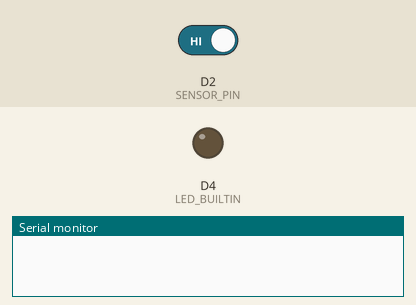
Simulated run of this sketch. Board: ESP8266 (NodeMCU). Shown: output pins drawn as LEDs (lit = HIGH, except the on-board LED, lit = LOW), the last lines printed to the serial monitor. The inputs (shaded band) are chosen by the test bench; at power-on: D2 (SENSOR_PIN) HIGH.

Above: at 1.2 s.
1.3 s: D2 (SENSOR_PIN) driven LOW
At 2.5 s:
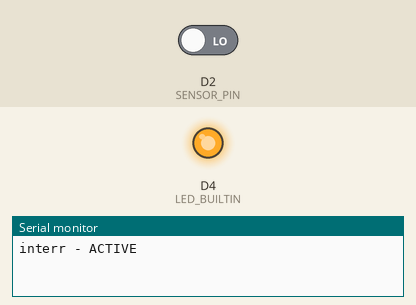
2.8 s: D2 (SENSOR_PIN) driven HIGH
At 3.9 s:
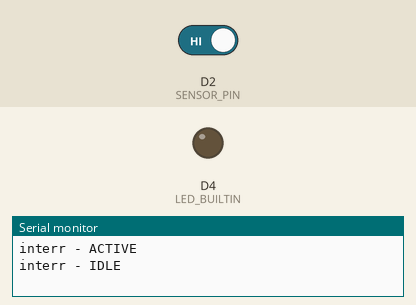
Timing chart, 0 to 5.8 s (numbered marks = the images above; inputs shaded):
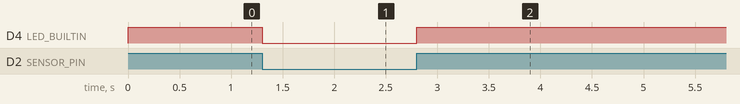

The sketch:

ESP8266-RCWL0516.ino
```cpp
/* ************************************************************************ */
/*
    Detects the state of an input and announces new states in the console
    window.

    This code could be used with any of the GPIO pins as long as their
    configured as inputs.

    There are two methods of state-change detection in this sketch :

        * Polled - The input pin is read in the loop() function and if the
          current input state doesn't match the last changed state then
          announce the change and save the state.

        * Interrupt - There are two methods used here for invoking an
          input interrupt when the input state changes :

            * Interrupt on Change
            * Interrupt on a Level, toggle between levels on subsequent
              level changes.
*/
// change as necessary
#define SERIAL_BAUD 115200

// The pin and LED states
#define SENSOR_PIN D2
#define LED_BUILTIN_ON false
#define LED_BUILTIN_OFF true

/*
    You can choose between polled or interrupt driven
    sensor state-change detection.

    Good info on interrupts -

        http://gammon.com.au/interrupts
*/
//#define POLLED
//  - OR -
#define INTERR
// this will enable interrupt on change instead of
// interrupt on level (low vs high)
//#define INTERR_CHG

#ifdef POLLED
#ifdef INTERR
There can be only one
#endif
#endif

/* ************************************************************************ */
/*
    Two variables are needed when polling the sensor's current state. Each
    pass through loop() will read the sensor state and compare it against
    the last state that was saved when there was a transition of the sensor
    state.
*/
#ifdef POLLED
bool state;
bool lastState;
#endif

/* ************************************************************************ */
/*
    Gotta start somewhere...
*/
void setup()
{
    Serial.begin(SERIAL_BAUD);
    Serial.println();
    Serial.println();

    setUpIO();

#ifdef POLLED
    // initialize the states...
    state = false;
    lastState = false;
#endif

#ifdef INTERR
#ifdef INTERR_CHG
    // attach an interrupt handler to run when the input changes
    attachInterrupt(digitalPinToInterrupt(SENSOR_PIN), sensorHandler, CHANGE);
#else
    // attach an interrupt handler to run when the input is going low
    attachInterrupt(digitalPinToInterrupt(SENSOR_PIN), sensorHandlerActive, FALLING);
#endif
#endif
}

/*
    Set up the GPIO pins as needed...
*/
void setUpIO()
{
    // set up the built-in LED for use...
    pinMode(LED_BUILTIN, OUTPUT);
    // turn off the on-board LED
    digitalWrite(LED_BUILTIN, LED_BUILTIN_OFF);

    // set up the pin to read the sensor state
    // NOTE: An external pull-up resistor was used in
    // the circuit where this sketch was developed.
    pinMode(SENSOR_PIN, INPUT);
}

#ifdef INTERR
/* ************************************************************************ */
#ifdef INTERR_CHG
/*
    A single interrupt handler for "change" on the input pin.
*/
void sensorHandler()
{
    bool state = digitalRead(SENSOR_PIN);
    // indicate the new sensor state - active
    setLED(state);
}
#else  // INTERR_CHG
/*
    The ESP8266 only allows one handler per pin. That is why each handler
    attaches the opposite handler before returning.
*/
void sensorHandlerActive()
{
    // indicate the new sensor state - active
    setLED(LED_BUILTIN_ON);
    // attach an interrupt handler to run when the input is going high
    detachInterrupt(digitalPinToInterrupt(SENSOR_PIN));
    attachInterrupt(digitalPinToInterrupt(SENSOR_PIN), sensorHandlerIdle, RISING);
}

void sensorHandlerIdle()
{
    // indicate the new sensor state - idle
    setLED(LED_BUILTIN_OFF);
    // attach an interrupt handler to run when the input is going low
    detachInterrupt(digitalPinToInterrupt(SENSOR_PIN));
    attachInterrupt(digitalPinToInterrupt(SENSOR_PIN), sensorHandlerActive, FALLING);
}
#endif // INTERR_CHG
/*
*/
void setLED(bool state)
{
    digitalWrite(LED_BUILTIN, state);

    // sensor indicates active when it pulls
    // the input to 0.
    Serial.println("interr - " + String(state ? "IDLE" : "ACTIVE"));
}
#endif // INTERR

void loop()
{
#ifdef POLLED
    // read the state of the sensor and see if it
    // matches the last known state
    if((state = digitalRead(SENSOR_PIN)) != lastState)
    {
        // no match, change the state of the LED
        digitalWrite(LED_BUILTIN, state);

        // remember this state as the last
        lastState = state;

        // sensor indicates active when it pulls
        // the input to 0.
        Serial.println("polled - " + String(state ? "IDLE" : "ACTIVE"));
    }
    yield();
    delay(500);
#endif
}
```

Measured:
- after the input at 1.3 s, D4 (LED_BUILTIN): HIGH → LOW at once
- after the input at 2.8 s, D4 (LED_BUILTIN): LOW → HIGH at once
